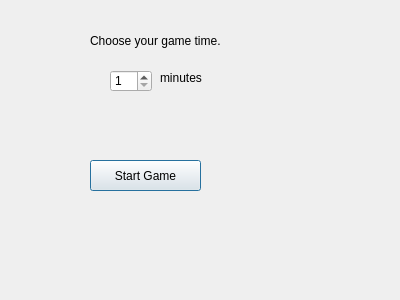
<?xml version="1.0" encoding="UTF-8"?>
<ui version="4.0">
 <class>StartDialog</class>
 <widget class="QDialog" name="StartDialog">
  <property name="geometry">
   <rect>
    <x>0</x>
    <y>0</y>
    <width>400</width>
    <height>300</height>
   </rect>
  </property>
  <property name="windowTitle">
   <string>Dialog</string>
  </property>
  <widget class="QLabel" name="label_instr">
   <property name="geometry">
    <rect>
     <x>90</x>
     <y>20</y>
     <width>301</width>
     <height>41</height>
    </rect>
   </property>
   <property name="text">
    <string>Choose your game time.</string>
   </property>
  </widget>
  <widget class="QSpinBox" name="game_time">
   <property name="geometry">
    <rect>
     <x>110</x>
     <y>70</y>
     <width>42</width>
     <height>22</height>
    </rect>
   </property>
   <property name="statusTip">
    <string/>
   </property>
   <property name="minimum">
    <number>1</number>
   </property>
   <property name="maximum">
    <number>5</number>
   </property>
   <property name="value">
    <number>1</number>
   </property>
  </widget>
  <widget class="QLabel" name="label_minutes">
   <property name="geometry">
    <rect>
     <x>160</x>
     <y>70</y>
     <width>58</width>
     <height>16</height>
    </rect>
   </property>
   <property name="text">
    <string>minutes</string>
   </property>
  </widget>
  <widget class="QPushButton" name="StartButton">
   <property name="geometry">
    <rect>
     <x>90</x>
     <y>160</y>
     <width>111</width>
     <height>31</height>
    </rect>
   </property>
   <property name="text">
    <string>Start Game</string>
   </property>
  </widget>
 </widget>
 <resources/>
 <connections>
  <connection>
   <sender>StartButton</sender>
   <signal>clicked()</signal>
   <receiver>StartDialog</receiver>
   <slot>accept()</slot>
   <hints>
    <hint type="sourcelabel">
     <x>165</x>
     <y>215</y>
    </hint>
    <hint type="destinationlabel">
     <x>199</x>
     <y>149</y>
    </hint>
   </hints>
  </connection>
 </connections>
</ui>
